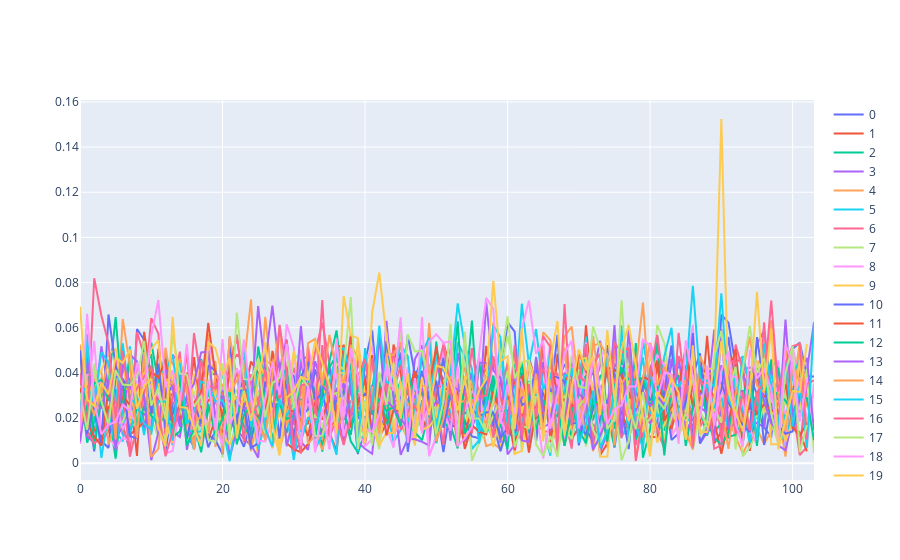

Notebook code for this chart:
### Code cell
import plotly.express as px
import plotly.graph_objects as go

# for i, df in enumerate(solved_dfs):
#     plt.plot(df["error"], label=i)
# plt.legend()
# plt.show()

data = {i: df for i, df in enumerate(solved_dfs)}
fig = go.Figure()

for i in data:
    fig = fig.add_trace(go.Line(y = data[i]["error"], 
                                   name = i))
fig.show()
